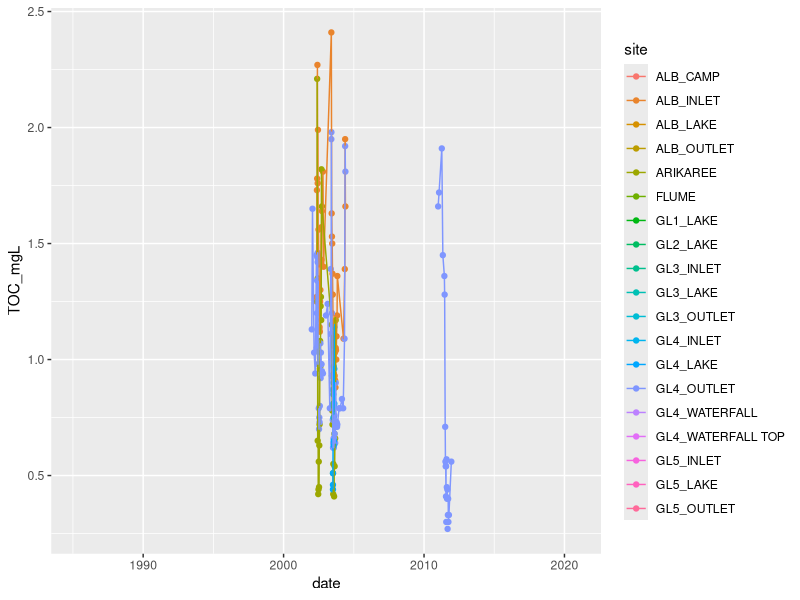
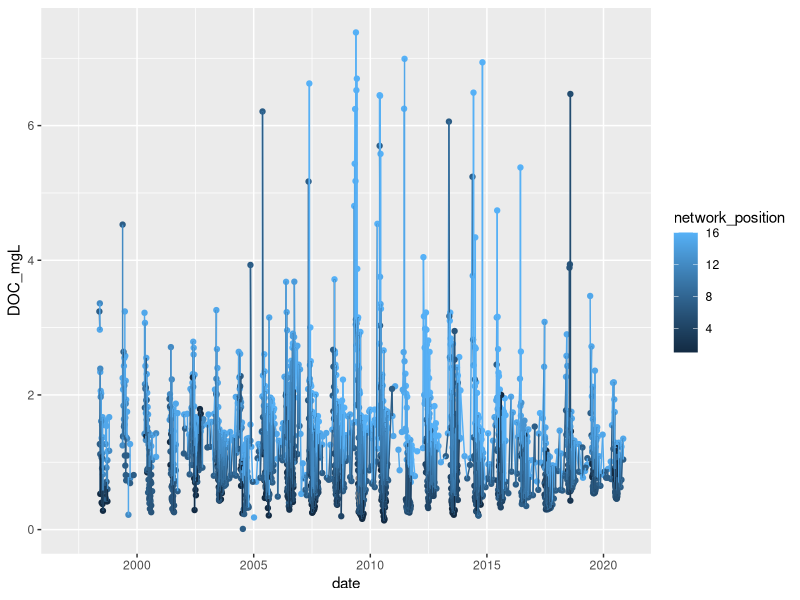
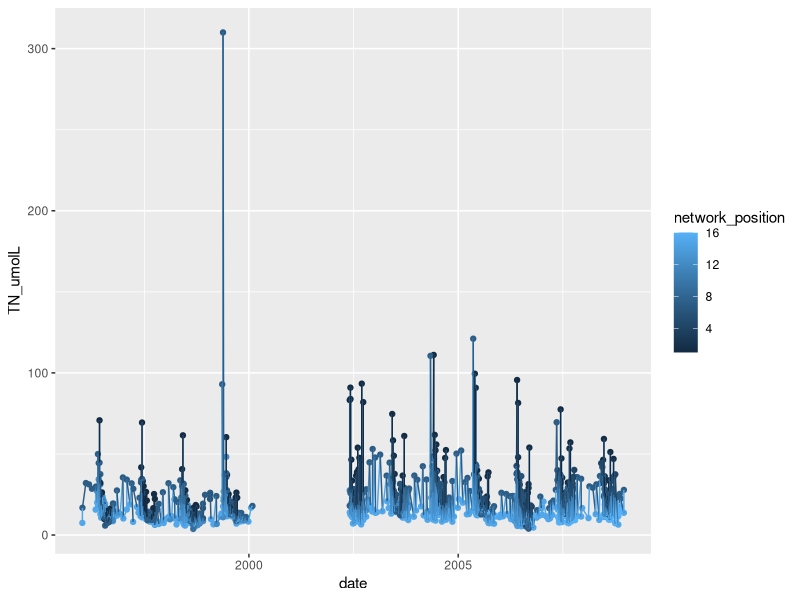
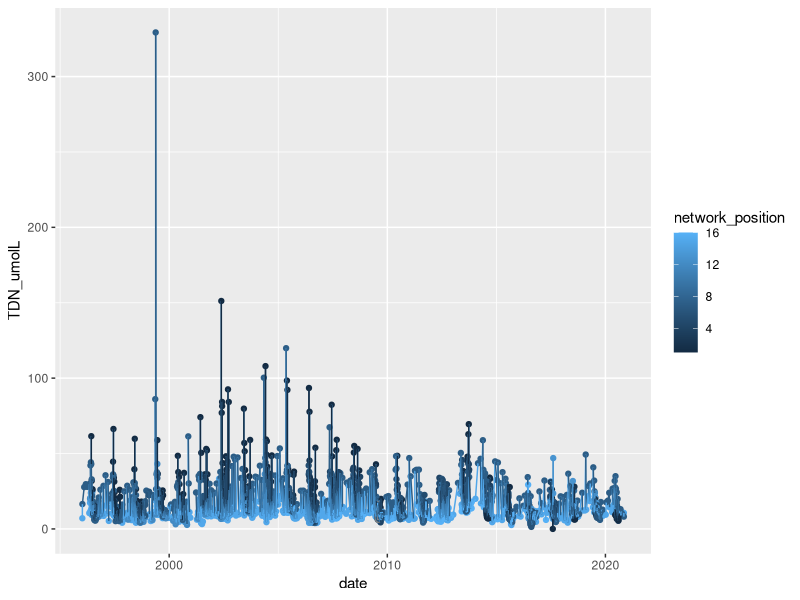
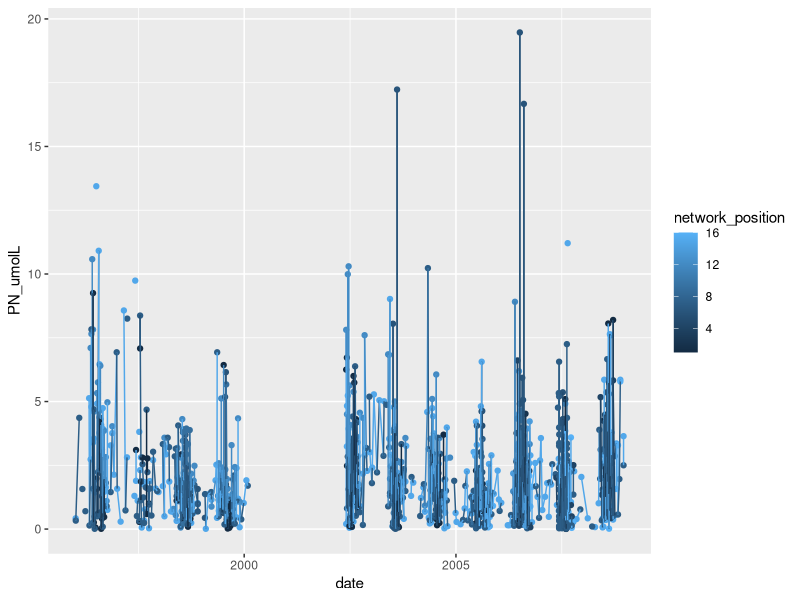
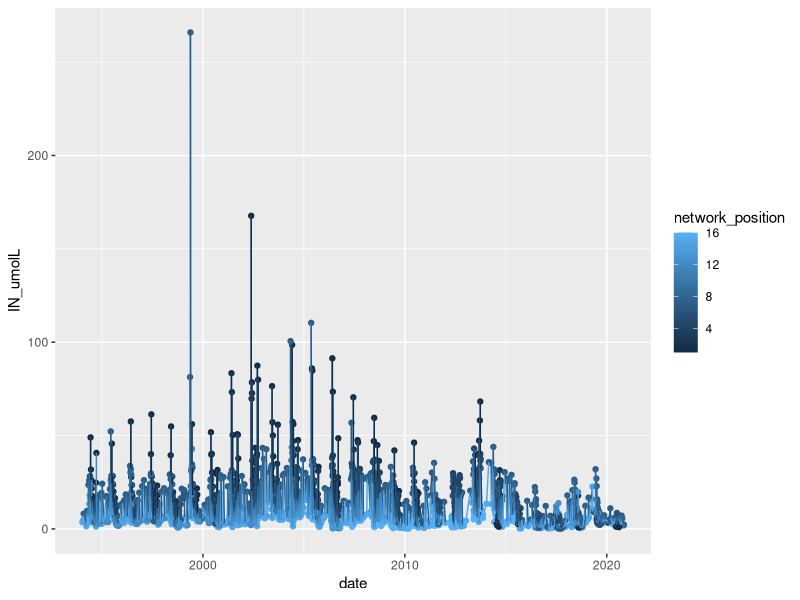
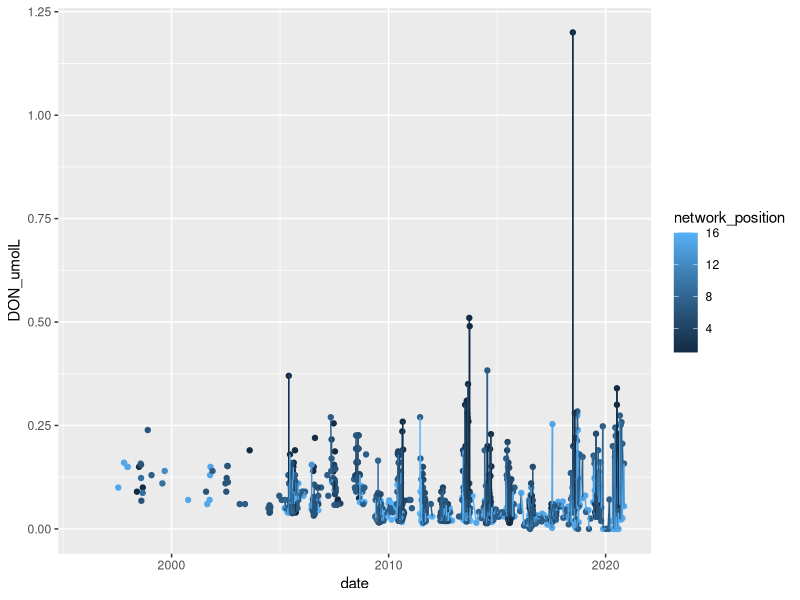
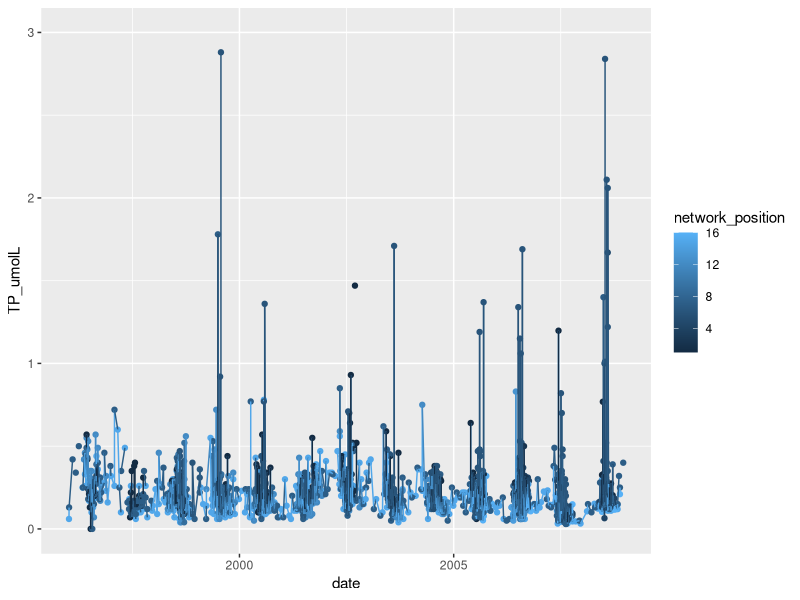

Write the R code that produced these figures, in order.

library(tidyverse)
sites <- read.csv("Data/sites.csv")
gl_network <- read.csv("Data/greenlakes_network.csv") |>
  select(-X) |>
  mutate(date = as.Date(date)) |>
 # mutate(IP_umolL = ifelse(IP_umolL < 0, NA, IP_umolL)) |>
  left_join(sites)

# Basic timeries ####
# not very much TOC data
ggplot(gl_network, aes(date, TOC_mgL, color = site)) +
  geom_point() +
  geom_line()


ggplot(gl_network |> filter(year>1996), aes(date, DOC_mgL, color = network_position)) +
  geom_point() +
  geom_line()


ggplot(gl_network |> filter(year>1995 & year<2009), aes(date, TN_umolL, color = network_position)) +
  geom_point() +
  geom_line()


ggplot(gl_network |> filter(year > 1995), aes(date, TDN_umolL, color = network_position)) +
  geom_point() +
  geom_line()


ggplot(gl_network |> filter(year > 1995& year<2009), aes(date, PN_umolL, color = network_position)) +
  geom_point() +
  geom_line()


ggplot(gl_network |> filter(year>1993), aes(date, IN_umolL, color = network_position)) +
  geom_point() +
  geom_line()

ggplot(gl_network|> filter(year > 1995), aes(date, DON_umolL, color = network_position)) +
  geom_point() +
  geom_line()



ggplot(gl_network |> filter(year>1995 & year<2009), aes(date, TP_umolL, color = network_position)) +
  geom_point() +
  geom_line() + ylim(0,3)


ggplot(gl_network |> filter(year > 1995), aes(date, TDP_umolL, color = network_position)) +
  geom_point() +
  geom_line()


ggplot(gl_network |> filter(year > 1995& year<2012), aes(date, PP_umolL, color = network_position)) +
  geom_point() +
  geom_line() + ylim(0,3)


ggplot(gl_network |> filter(year>1997), aes(date, IP_umolL, color = network_position)) +
  geom_point() +
  geom_line()

ggplot(gl_network|> filter(year > 1995), aes(date, DOP_umolL, color = network_position)) +
  geom_point() +
  geom_line()


ggplot(gl_network, aes(date, NO3_ueqL, color = network_position)) +
  geom_point() +
  geom_line()

ggplot(gl_network, aes(date, NH4_ueqL, color = network_position)) +
  geom_point() +
  geom_line()

ggplot(gl_network, aes(date, PO4_ueqL, color = network_position)) +
  geom_point() +
  geom_line()


ggplot(gl_network, aes(date, daily_dis_m3, color = network_position)) +
  geom_point() +
  geom_line()

# Basic linear regressions ####
ggplot(gl_network |> filter(year>1996), aes(network_position, DOC_mgL, group= site, color = eco_type)) +
  geom_boxplot() 


ggplot(gl_network |> filter(year>1995 & year<2009), aes(network_position, TN_umolL, group= site, color = eco_type)) +
  geom_boxplot() 


ggplot(gl_network |> filter(year > 1995), aes(network_position, TDN_umolL, group= site, color = eco_type)) +
  geom_boxplot() 



ggplot(gl_network |> filter(year > 1995& year<2009), aes(network_position, PN_umolL, group= site, color = eco_type)) +
  geom_boxplot() 



ggplot(gl_network |> filter(year>1993), aes(network_position, IN_umolL, group= site, color = eco_type)) +
  geom_boxplot() 


ggplot(gl_network|> filter(year > 1995), aes(network_position, DON_umolL, group= site, color = eco_type)) +
  geom_boxplot() 




ggplot(gl_network |> filter(year>1995 & year<2009), aes(network_position, TP_umolL, group= site, color = eco_type)) +
  geom_boxplot() # + ylim(0,3)


ggplot(gl_network |> filter(year > 1995), aes(network_position, TDP_umolL, group= site, color = eco_type)) +
  geom_boxplot() 



ggplot(gl_network |> filter(year > 1995& year<2012), aes(network_position, PP_umolL, group= site, color = eco_type)) +
  geom_boxplot() #+ ylim(0,3)


ggplot(gl_network |> filter(year>1997), aes(network_position, IP_umolL, group= site, color = eco_type)) +
  geom_boxplot() 



ggplot(gl_network|> filter(year > 1995), aes(network_position, DOP_umolL, group= site, color = eco_type)) +
  geom_boxplot() 



ggplot(gl_network, aes(network_position, NO3_ueqL, group= site, color = eco_type)) +
  geom_boxplot() 


ggplot(gl_network, aes(network_position, NH4_ueqL, group= site, color = eco_type)) +
  geom_boxplot() 

ggplot(gl_network, aes(network_position, PO4_ueqL, group= site, color = eco_type)) +
  geom_boxplot() 


ggplot(gl_network, aes(network_position, daily_dis_m3, group= site, color = eco_type)) +
  geom_boxplot() 


#:::::::::::::::::

library(GGally)

ggcorr(gl_network[2:15], method = c("na.or.complete", "pearson"))

